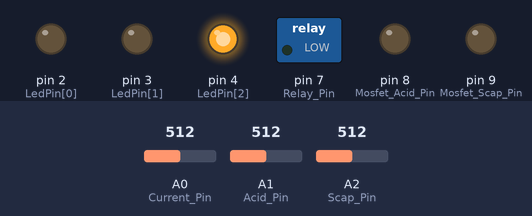
Recording of a sketch running on a simulated Arduino Uno, built with avr-gcc and run on an emulated ATmega328P. On the bench: switched loads named in the sketch (green lamp = pin HIGH), output pins drawn as LEDs (lit = HIGH). The inputs (shaded band) are chosen by the test bench; at power-on: A0 (Current_Pin) = 512, A1 (Acid_Pin) = 512, A2 (Scap_Pin) = 512.

Above: at 0.1 s.
At 2.1 s:
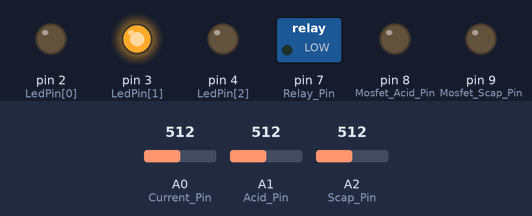
At 10.1 s:
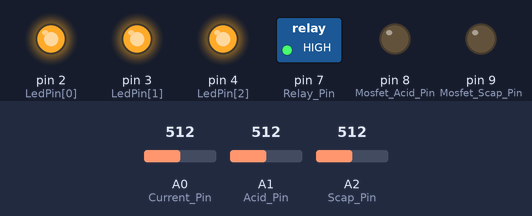
At 20.1 s:
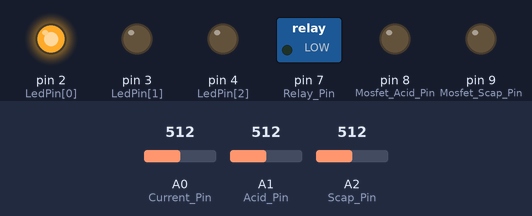
At 29.1 s:
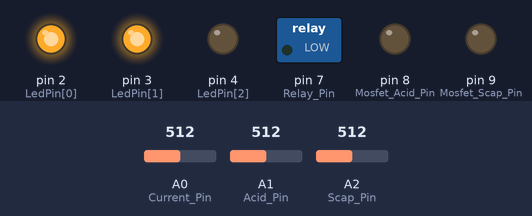
At 38.1 s:
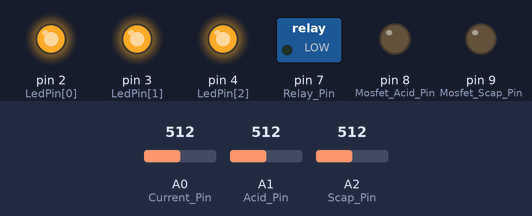
Timing chart, 0 to 39.6 s (numbered marks = the images above):
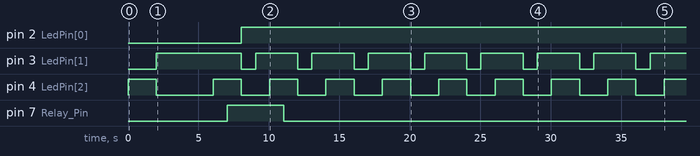

Measured:
- by itself, pin 2 (LedPin[0]): LOW → HIGH at 8.0 s
- by itself, pin 3 (LedPin[1]): repeats every 4.0 s: LOW 1.0 s, HIGH 3.0 s
- by itself, pin 4 (LedPin[2]): repeats every 4.0 s: HIGH 2.0 s, LOW 2.0 s
- by itself, pin 7 (Relay_Pin): LOW → HIGH at 7.0 s, → LOW 4.0 s later

The sketch:

no_lcd.ino
```cpp
#define Current_Pin       A0    // 전류측정 센서 핀
#define Acid_Pin          A1    // 연축전지 센서 핀
#define Scap_Pin          A2    // 슈퍼캐패시터 센서 핀
#define Process_Switch    6
#define Relay_Pin         7     // 슈퍼캐패시터 릴레이 제어 핀
#define Mosfet_Acid_Pin   8
#define Mosfet_Scap_Pin   9
int LedPin[]       = {2, 3, 4}; // Led 핀

#define V_Ref_Acid        12    // 연축전지 참조 전압
#define V_Ref_Scap        32    // 슈퍼캐패시터 참조 전압
#define Period            1000  // 시간 측정 주기
#define R1                31
#define R2                5
#define R_Load            2


float V_Soc;           // 상태 오류 보정
float V_Min;                           // 최소 전압
float V_Max;                           // 최대 전압
float V_Acid;
float V_Scap;
float V_Load;
float Time_Current;                    // 현재 시간
int   Time_Flag;
float Time_Max       = 10000;          // 최대 시간
float Time_8Period   = 0;
float I_Switch     = 4.8;            // 스위치 전류
float I_Load;                        // 부하 전류

void setup() {
  Serial.begin(115200);             // 시리얼 통신 초기화

  pinMode(Relay_Pin, OUTPUT);       // 연축전지 릴레이 핀 설정
  pinMode(Mosfet_Acid_Pin, OUTPUT);     // 연축전지 릴레이 핀 설정
  pinMode(Mosfet_Scap_Pin, OUTPUT);     // 연축전지 릴레이 핀 설정
  pinMode(Process_Switch, INPUT);

  for(int i = 0; i < 3; i++)
    pinMode(LedPin[i], OUTPUT);     // LED 핀 설정

  mod_led(1);

  V_Min = V_Ref_Acid  - 1;          // V 최솟값 설정
  V_Max = V_Ref_Acid  + 1;               // V 최댓값 설정
}

float ma_filter(char Pin)
{
  float sum = 0;
  for(int i = 0; i < 100; i++)
  {
    sum += analogRead(Pin) * 5.0 / 1023.0;
    delay(10);
  }

  return sum / 100.0;
}

void mod_led(int flag)
{

  if(flag != 8)
  {
    for (int i = 0; i < 3; i++)
      digitalWrite(LedPin[i], (flag >> (2 - i)) & 1);
  }
  else
  {
    for (int i = 0; i < 3; i++)
      digitalWrite(LedPin[i], LOW);
  }

  delay(1000);
}

void time_measure()
{
  Time_Current = millis() / 1000;  // 현재 시간 측정
}

float soc_ocv(float Voltage)
{
  if (Voltage <= V_Min)
    return 0;  // 최소 전압 이하일 때 SOC 0 반환
  else if (Voltage >= V_Max)
    return 100;  // 최대 전압 이상일 때 SOC 100 반환
  else
    return (Voltage - V_Min) / (V_Max - V_Min) * 100;  // 최소 전압과 최대 전압 사이의 백분율로 SOC 계산
}

void using_switch(int mode)
{
  switch(mode){
  case 0:
    digitalWrite(Mosfet_Acid_Pin, HIGH);
    digitalWrite(Mosfet_Scap_Pin, HIGH);
    time_measure();  // 시간 측정 함수 호출
    Time_Flag = 1;
    delay(1000);
    break;

  case 1:
    digitalWrite(Relay_Pin, HIGH);   // 연축전지 릴레이 활성화
    delay(1000);
    break;

  case 2:
    digitalWrite(Relay_Pin, LOW);   // 캐패시터 릴레이 활성화
    delay(1000);
    break;

  case 3:
    digitalWrite(Mosfet_Acid_Pin, LOW);
    digitalWrite(Mosfet_Scap_Pin, LOW);
    delay(1000);
    break;
  }

}

void parameter_set()
{
    V_Acid = ma_filter(Acid_Pin) * (R1 + R2) / R2; // 동작 단계 2
    V_Scap = ma_filter(Scap_Pin) * (R1 + R2) / R2; // 동작 단계 2
    V_Load = ma_filter(Current_Pin)  * (R1 + R2) / R2;
    V_Soc = soc_ocv(V_Load) * V_Load / 100;
    I_Load = V_Load / R_Load;
}

void compare_value() // 동작 단계 4
{
  mod_led(4);

  if (I_Load < I_Switch) // (I_Load가 I_Switch보다 작을때)
  {
    moving_by_acid(); // 동작 단계 5
  }
  else // (if의 조건문이 아닐경우)
  {
    moving_by_scap(); // 동작 단계 6
  }
}

void moving_by_acid() // 동작 단계 5
{
  mod_led(5);
  using_switch(1);

  if (Time_Current >= Time_Max + Time_8Period) // 동작 단계 8
  {
    mod_led(8);
    using_switch(0);
  }

}

void moving_by_scap() // 동작 단계 6
{
  mod_led(6);

  if (V_Soc > V_Min) // 동작 단계 7(조건 1)
  {

    mod_led(7);
    using_switch(2);

    if (Time_Current >= Time_Max) // 동작 단계 8(조건 2)
    {
      mod_led(8);
      using_switch(0);
    }
    else // (조건 2가 아닐경우)
    {
      compare_value();   // 동작 단계 4 호출(위의 void compare_value 함수로 이동)
    }
  }

  else // V_Soc가 V_Min 보다 작거나 같을때
  {
    moving_by_acid(); // 동작 단계 5
  }
}

void loop() {

  using_switch(3);

  if(Time_Flag == 1)
  {
    Time_8Period += millis() / 1000 - Time_Current;
    Time_Flag = 0;
  }

  digitalWrite(Mosfet_Acid_Pin, LOW);
  digitalWrite(Mosfet_Scap_Pin, LOW);

  mod_led(2);
  parameter_set();

  mod_led(3);

  if (V_Acid >= V_Min && V_Scap >= V_Min) // 동작 단계 3(V_Acid 와 V_Scap이 둘다 V_Min이상)
  {
    using_switch(1);
    compare_value();  // 동작 단계 4 호출(위의 void compare_value 함수로 이동)
  }

  else if (V_Acid < V_Min && V_Scap < V_Min) // 동작 단계 8(V_Acid 와 V_Scap이 둘다 V_Min보다 작음)
  {
    mod_led(8);
    using_switch(0);
  }

}
```
